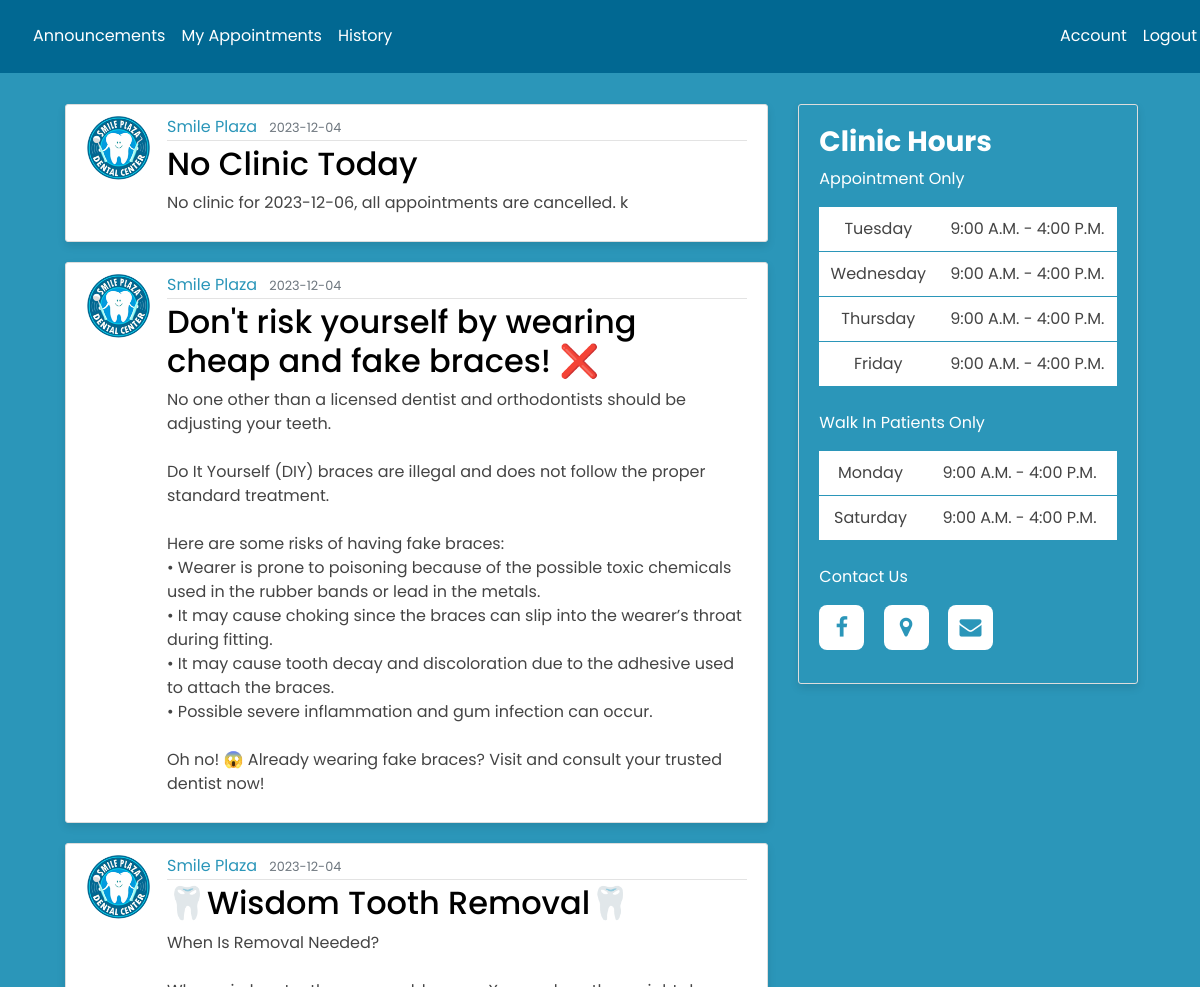
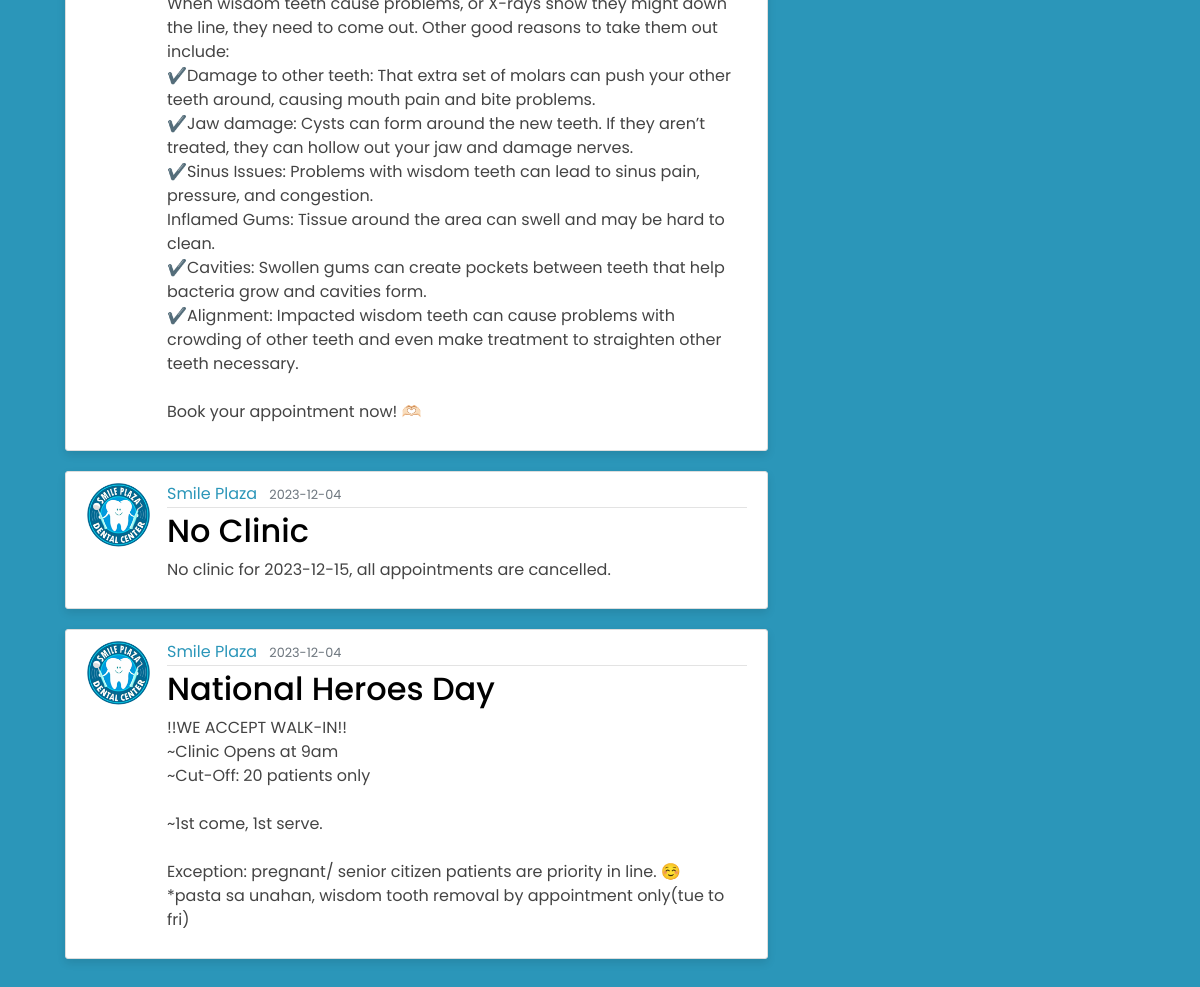
Page /customer_announcement (signed in) on the committed database (2 pictures, top to bottom).
### main/models.py (models this page shows, shortened)
class Post(db.Model):
    id = db.Column(db.Integer, primary_key=True)
    title = db.Column(db.String(100), nullable=False)
    date_posted = db.Column(db.DateTime, nullable=False, default=datetime.utcnow)
    content = db.Column(db.Text, nullable=False)
    user_id = db.Column(db.Integer, db.ForeignKey('user.id'), nullable=False)

class User(db.Model, UserMixin):
    id = db.Column(db.Integer, primary_key=True)
    FName = db.Column(db.String(30), nullable=False)
    MidName = db.Column(db.String(30), nullable=True)
    LName = db.Column(db.String(30), nullable=False)
    gender = db.Column(db.String(10), nullable=False)
    birthday = db.Column(db.String(8), nullable=False)
    age = db.Column(db.Integer, nullable=False)
    contact = db.Column(db.String(30), unique=True, nullable=False)
    address = db.Column(db.String(100), nullable=False)
    username = db.Column(db.String(20), unique=True, nullable=False)
    email = db.Column(db.String(120), unique=True, nullable=False)
    image_file = db.Column(db.String(20), nullable=False, default='default.jpg')
    password = db.Column(db.String(60), nullable=False)
    posts = db.relationship('Post', backref='author', lazy=True)

### main/main1/routes.py (the view)
@main1.route("/customer_announcement")
@login_required
def customer_announcement():
    if current_user.id != 1:
        page = request.args.get('page', 1, type=int)
        posts = Post.query.order_by(Post.date_posted.desc()).paginate(page=page, per_page=5)
        return render_template('customer_announcement.html', title='Announcement', posts=posts)
    else:
        return render_template('admin_announcement.html', title='Announcement', posts=posts)

### main/models.py (called while the page is built)
@login_manager.user_loader
def load_user(user_id):
    return User.query.get(int(user_id)) #SELECT * FROM User WHERE id = %s;

### main/templates/customer_announcement.html (shortened to what this page needs)
{% extends "customer_nav.html" %}
{% block content %}
  <body style="background-color: #2b96b9;">
    <div class="customer_announcement" style="width: 1100px;">
      <div class="row mx-auto" style="width: 1100px; ">
        <div class="col-md-8">
          {% for post in posts.items %}
          <fieldset>
            <article class="media content-section" style="box-shadow: 0 4px 8px rgba(0, 0, 0, 0.1);">
              <img class="rounded-circle article-img mb-auto" src="{{ url_for('static', filename = 'profile_pics/' + post.author.image_file) }}">
              <div class="media-body">
                <div class="article-metadata">
                  <a class="mr-2">{{ post.author.username }}</a>
                  <small class="text-muted">{{ post.date_posted.strftime('%Y-%m-%d') }}</small>
                </div>
                  <h2><a class="article-title">{{ post.title }}</a></h2>
                  <p class="article-content">{{ post.content }}</p>
              </div>
            </article>
          </fieldset>
          {% endfor %}
        </div>
        <div class="col-md-4">
          <div class="content-section clinic-hours" style="width: 340px; height: 580px;  box-shadow: 0 4px 8px rgba(0, 0, 0, 0.1);">
            <h3>Clinic Hours</h3>
            <p class="clinic-hrs-txt">Appointment Only</p>
            <table>
              <tr>
                <td>Tuesday</td>
                <td>9:00 A.M. - 4:00 P.M.</td>
              </tr>
              <tr>
                <td>Wednesday</td>
                <td>9:00 A.M. - 4:00 P.M.</td>
              </tr>
              <tr>
                <td>Thursday</td>
                <td>9:00 A.M. - 4:00 P.M.</td>
              </tr>
              <tr>
                <td>Friday</td>
                <td>9:00 A.M. - 4:00 P.M.</td>
            </tr>
            </table>
            <br>
            <p class="clinic-hrs-txt">Walk In Patients Only</p>
            <table>
              <tr>
                <td>Monday</td>
                <td>9:00 A.M. - 4:00 P.M.</td>
              </tr>
              <tr>
                <td>Saturday</td>
                <td>9:00 A.M. - 4:00 P.M.</td>
              </tr>
            </table>
            <br>
            <p class="clinic-hrs-txt">Contact Us</p>
            <div class="contact-icons">
              <a href="https://www.facebook.com/smileplazaDC" target="_blank"><i class='fa fa-facebook-f' ></i></a>
              <a href="https://maps.app.goo.gl/792nLswoVTeMA8ZG7" target = "_blank"><i class='fa fa-map-marker' ></i></a>
              <a href="#contact" target = "_blank"><i class='fa fa-envelope'></i></a>
            </div>
          </div>
        </div>
      </div>
    </div>
  </body>
{% endblock content %}

### main/templates/customer_nav.html (shortened to what this page needs)
<!DOCTYPE html>
<html>
  <head>
    <link rel="stylesheet" href="https://cdnjs.cloudflare.com/ajax/libs/font-awesome/4.7.0/css/font-awesome.min.css">
    <link rel="stylesheet" href="https://maxcdn.bootstrapcdn.com/bootstrap/4.0.0/css/bootstrap.min.css">
    <link rel="stylesheet" type="text/css" href="{{ url_for('static', filename='nav.css') }}">
  </head>
  <body>
    <header class="site-header">
        <nav class="navbar navbar-expand-md navbar-dark bg-steel fixed-top">
          <div class="container">
            <div class="collapse navbar-collapse" style="margin-right: -50px;" id="navbarToggle">
                <div class="navbar-nav mr-auto"  style="margin-left: 30px;">
                    <a class="nav-item nav-link" href="/customer_announcement">Announcements</a>
                    <a class="nav-item nav-link" href="/appointment" >My Appointments</a>
                    <a class="nav-item nav-link" href="/history" >History</a>
                </div>
                <div class="navbar-nav">
                    <a class="nav-item nav-link" href="{{ url_for('users.account') }}">Account</a>
                    <a class="nav-item nav-link" href="{{ url_for('users.logout') }}">Logout</a>
                </div>
            </div>
          </div>
        </nav>
    </header>
    <br>
    <main role="main" class="container" style="margin-left: auto; margin-right: auto; width: auto;">
      <div class="row mx-auto" style="max-width: 1100px;">
          {% block content %}{% endblock %}
      </div>
    </main>
  </body>
</html>

### main/static/nav.css (style rules this page uses)
* { font-family: 'Poppins', 'Sans-serif'; }
:root { --first-color: #2b96b9; --second-color: #000; --third-color: #b9f1ee; --fourth-color: #1ccae5; --main-color: #056892; --bg-color: #fff; --text-color: #000; --big-font: 5rem; --h2-font: 3rem; --p-font: 1.1rem; }
body { background: #fafafa; color: var(--first-color); margin-top: 5rem; }
.content-section { padding-top: 10%; }
h1, h2, h3, h4, h5, h6 { color: var(--text-color); }
.bg-steel { background-color: #016892; }
.site-header .navbar-nav .nav-link { color: white; }
.content-section { align-items: center; background: #ffffff; padding: 10px 20px; border: 1px solid #dddddd; border-radius: 3px; margin-bottom: 20px; }
.article-title { color: #444444; }
.article-content { white-space: pre-line; }
.article-img { height: 65px; width: 65px; margin-right: 16px; }
.article-metadata { padding-bottom: 1px; margin-bottom: 4px; border-bottom: 1px solid #e3e3e3 }
p.article-content { color: #444; }
.container .row .col-md-4 .content-section h3 { font-weight: bold; }
.container .content-section h3 { color: #fff; }
.clinic-hrs-txt { color: #fff; }
.clinic-hours { background-color: #2b96b9; padding: 20px; }
.content-section .contact-icons i { height: 45px; width: 45px; background: var(--bg-color); color: var(--first-color); font-size: 22px; display: inline-flex; align-items: center; justify-content: center; border-radius: 8px; margin-right: 15px; transition: all .45s ease; }
table { border-radius: 4px; border-collapse: collapse; width: 100%; background-color: #fff; }
td { border-bottom: 1px solid #2b96b9; padding: 8px; color: #444444; }
table { width: 100%; border-collapse: collapse; text-align: center; max-height: 100px; background-color: #ccc; }
tr { border-bottom: 1px solid #f1f1f1; }
td,th { border: collapse; padding-block: 10px; }

### rows in the picture
Post: image_file (picture), author.username "Smile Plaza", date_posted "2023-12-04", title "No Clinic Today", content "No clinic for 2023-12-06, all appointments are cancelled. k"
Post: image_file (picture), author.username "Smile Plaza", date_posted "2023-12-04", title "Don't risk yourself by wearing cheap and fake braces! ❌", content "No one other than a licensed dentist and orthodontists should be adjusting your teeth. Do It Yourself (DIY) braces are illegal and does not follow the proper standard treatment. Here are some risks of having fake braces: • Wearer is prone to poisoning because of the possible toxic chemicals used in the rubber bands or lead in the metals. • It may cause choking since the braces can slip into the wearer’s throat during fitting. • It may cause tooth decay and discoloration due to the adhesive used to attach the braces. • Possible severe inflammation and gum infection can occur. Oh no! 😱 Already wearing fake braces? Visit and consult your trusted dentist now!"
Post: image_file (picture), author.username "Smile Plaza", date_posted "2023-12-04", title "🦷Wisdom Tooth Removal🦷", content "When Is Removal Needed? When wisdom teeth cause problems, or X-rays show they might down the line, they need to come out. Other good reasons to take them out include: ✔️Damage to other teeth: That extra set of molars can push your other teeth around, causing mouth pain and bite problems. ✔️Jaw damage: Cysts can form around the new teeth. If they aren’t treated, they can hollow out your jaw and damage nerves. ✔️Sinus Issues: Problems with wisdom teeth can lead to sinus pain, pressure, and congestion. Inflamed Gums: Tissue around the area can swell and may be hard to clean. ✔️Cavities: Swollen gums can create pockets between teeth that help bacteria grow and cavities form. ✔️Alignment:…"
Post: image_file (picture), author.username "Smile Plaza", date_posted "2023-12-04", title "No Clinic", content "No clinic for 2023-12-15, all appointments are cancelled."
Post: image_file (picture), author.username "Smile Plaza", date_posted "2023-12-04", title "National Heroes Day", content "!!WE ACCEPT WALK-IN!! ~Clinic Opens at 9am ~Cut-Off: 20 patients only ~1st come, 1st serve. Exception: pregnant/ senior citizen patients are priority in line. ☺️ *pasta sa unahan, wisdom tooth removal by appointment only(tue to fri)"
